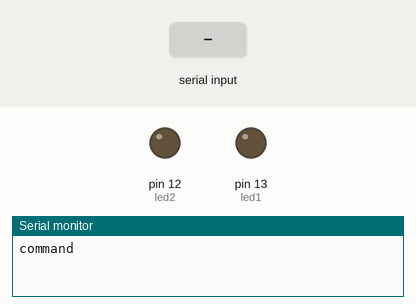
Recording of a sketch running on a simulated Arduino Uno, built with avr-gcc and run on an emulated ATmega328P. Parts: output pins drawn as LEDs (lit = HIGH), the last lines printed to the serial monitor. The test bench sets the inputs (shaded band).

Above: at 2.2 s.
2.3 s: "1" received over Serial
At 3.1 s:
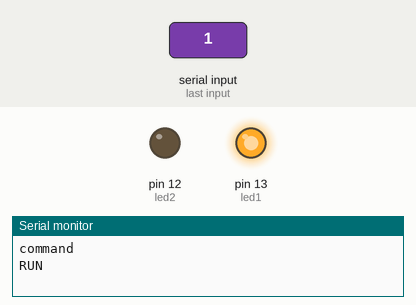
At 4.7 s:
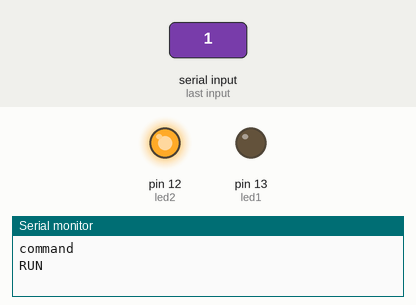
Timing chart, 0 to 11.3 s (numbered marks = the images above; inputs shaded):
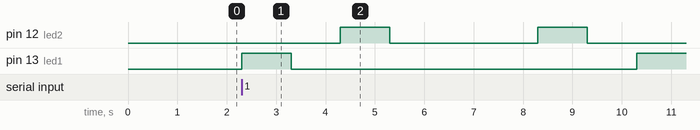

The sketch:

sketch_final.ino
```cpp
#include <SoftwareSerial.h>
const int led1 = 13;
const int led2 = 12;
void setup() {
  Serial.begin(9600);
  pinMode(led1, OUTPUT);
  pinMode(led2, OUTPUT);
  digitalWrite(led1, LOW);
  digitalWrite(led2, LOW);
  delay(1000);
  Serial.println("command");
}

// the loop function runs over and over again forever
void loop() {
  if (Serial.available() > 0)
    switch (Serial.read()) {
      case '1':
        door();
        break;
    }
}
void door() {
  Serial.println("RUN");
  digitalWrite(led1, HIGH);
  delay(1000);
  digitalWrite(led1, LOW);  // turn the LED on (HIGH is the voltage level)
  delay(1000);
  digitalWrite(led2, HIGH);

  delay(1000); // changed by naman from 1000->2000
  digitalWrite(led2, LOW);
  delay(3000);               // wait for a second
  digitalWrite(led2, HIGH);  // turn the LED off by making the voltage LOW
  delay(1000);
  digitalWrite(led2, LOW);
  delay(1000);


  digitalWrite(led1, HIGH);
  delay(2000);
  digitalWrite(led1, LOW);  // turn the LED on (HIGH is the voltage level)
  delay(1000);
  digitalWrite(led2, HIGH);

  delay(2000);
  digitalWrite(led2, LOW);
  delay(2000);               // wait for a second
  digitalWrite(led2, HIGH);  // turn the LED off by making the voltage LOW
  delay(2000);
  digitalWrite(led2, LOW);
  delay(2000);
}
```

Measured:
- after the input at 2.3 s, pin 12 (led2): alternates HIGH for 1.0 s and LOW for 3.0 s, starting after 2.0 s; pin 13 (led1): LOW → HIGH at once, → LOW 1.0 s later, → HIGH 7.0 s later
